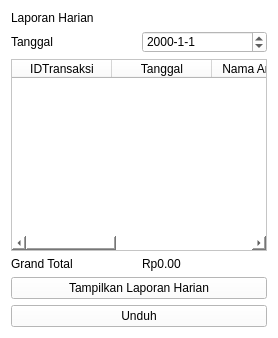
            <widget class="QWidget" name="laporanHarian">
             <property name="styleSheet">
              <string notr="true">background-color: rgb(255, 255, 255)</string>
             </property>
             <layout class="QVBoxLayout" name="verticalLayout_7">
              <item>
               <widget class="QLabel" name="label_10">
                <property name="text">
                 <string>Laporan Harian</string>
                </property>
               </widget>
              </item>
              <item>
               <layout class="QHBoxLayout" name="horizontalLayout_10">
                <item>
                 <widget class="QLabel" name="label_11">
                  <property name="text">
                   <string>Tanggal</string>
                  </property>
                 </widget>
                </item>
                <item>
                 <widget class="QDateEdit" name="dateEditHarian">
                  <property name="currentSection">
                   <enum>QDateTimeEdit::YearSection</enum>
                  </property>
                  <property name="displayFormat">
                   <string>yyyy-M-d</string>
                  </property>
                 </widget>
                </item>
               </layout>
              </item>
              <item>
               <widget class="QTableWidget" name="tableWidgetHarian">
                <column>
                 <property name="text">
                  <string>IDTransaksi</string>
                 </property>
                </column>
                <column>
                 <property name="text">
                  <string>Tanggal</string>
                 </property>
                </column>
                <column>
                 <property name="text">
                  <string>Nama Anggota</string>
                 </property>
                </column>
                <column>
                 <property name="text">
                  <string>Nama Promosi</string>
                 </property>
                </column>
                <column>
                 <property name="text">
                  <string>Total Harga</string>
                 </property>
                </column>
               </widget>
              </item>
              <item>
               <layout class="QHBoxLayout" name="horizontalLayout_11">
                <item>
                 <widget class="QLabel" name="label_12">
                  <property name="text">
                   <string>Grand Total</string>
                  </property>
                 </widget>
                </item>
                <item>
                 <widget class="QLabel" name="labelGrandTotalHarian">
                  <property name="text">
                   <string>Rp0.00</string>
                  </property>
                 </widget>
                </item>
               </layout>
              </item>
              <item>
               <widget class="QPushButton" name="btn_tampilHarian">
                <property name="text">
                 <string>Tampilkan Laporan Harian</string>
                </property>
               </widget>
              </item>
              <item>
               <widget class="QPushButton" name="btn_unduhHarian">
                <property name="text">
                 <string>Unduh</string>
                </property>
               </widget>
              </item>
             </layout>
            </widget>
